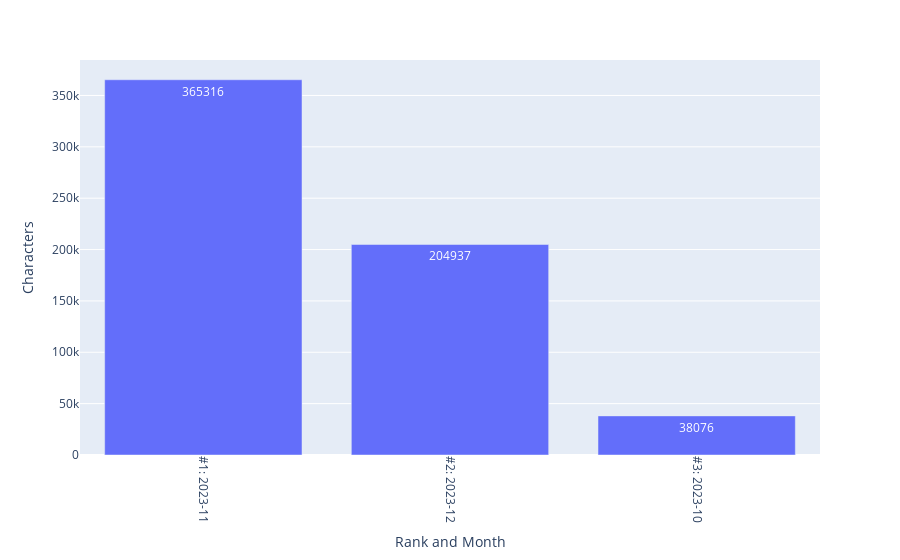

The cell this chart's notebook holds for it:
### Code cell
fig_top_months_by_characters = px.bar(df_top_months_by_characters, 
x = 'Rank and Month', y = 'Characters', text = 'Characters')
fig_top_months_by_characters.update_xaxes(tickangle = 90)
fig_top_months_by_characters.write_html(
    'Analyses/top_months_by_characters.html')
fig_top_months_by_characters.write_image(
    'Analyses/top_months_by_characters.png', 
    width = 1920, height = 1080, engine = 'kaleido', scale = 2)
fig_top_months_by_characters

### Figure 1 — Plotly figure (JSON) as saved in the notebook; plotly's stock layout.template omitted (floating-point values rounded to 4 significant figures)
{"data": [{"alignmentgroup": "True", "hovertemplate": "Rank and Month=%{x}<br>Characters=%{text}<extra></extra>", "legendgroup": "", "marker": {"color": "#636efa", "pattern": {"shape": ""}}, "name": "", "offsetgroup": "", "orientation": "v", "showlegend": false, "text": [365316, 204937, 38076], "textposition": "auto", "type": "bar", "x": ["#1: 2023-11", "#2: 2023-12", "#3: 2023-10"], "xaxis": "x", "y": [365316, 204937, 38076], "yaxis": "y"}], "layout": {"barmode": "relative", "legend": {"tracegroupgap": 0}, "margin": {"t": 60}, "xaxis": {"anchor": "y", "domain": [0, 1], "tickangle": 90, "title": {"text": "Rank and Month"}}, "yaxis": {"anchor": "x", "domain": [0, 1], "title": {"text": "Characters"}}}}
